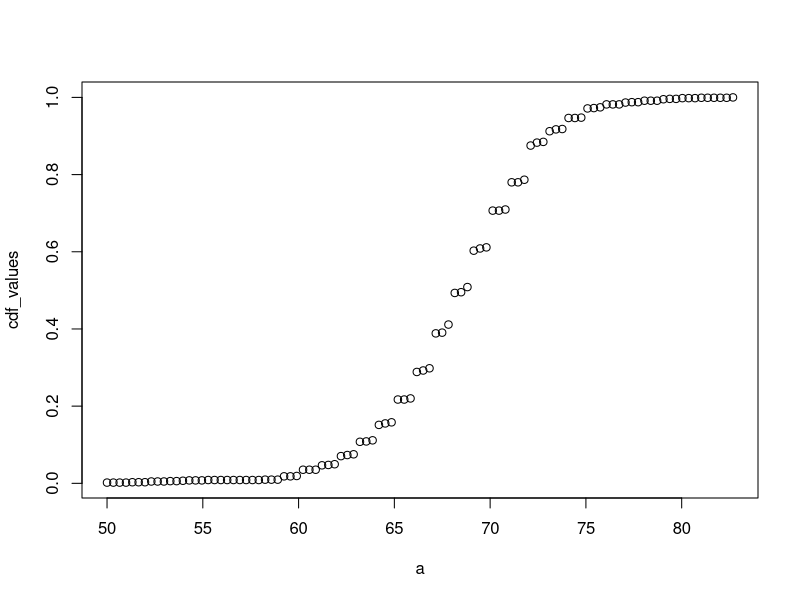
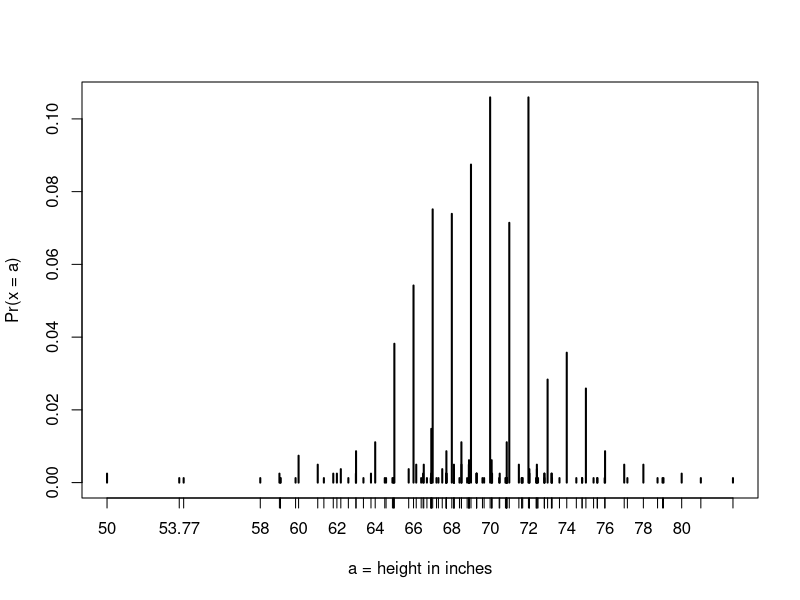
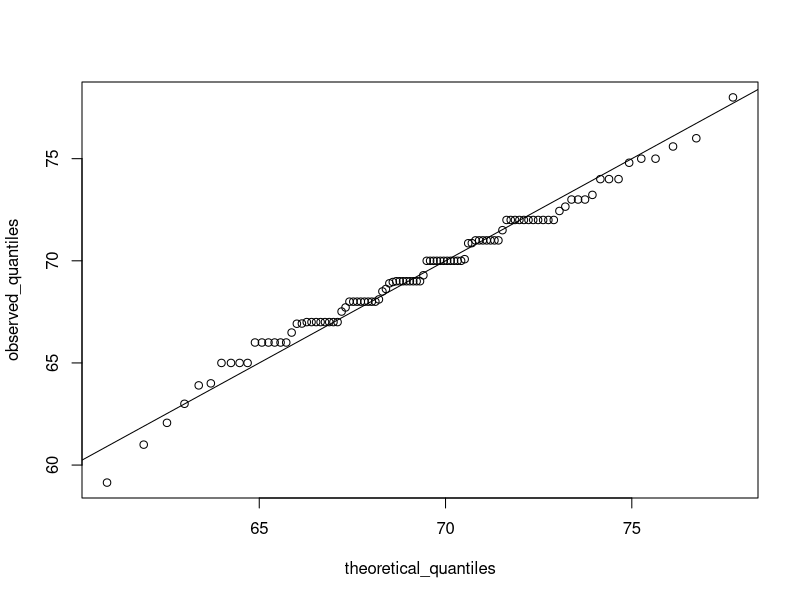

Source code (R) for these figures, in order:
library(dslabs)
library(tidyverse)
data(murders)
#Categorical data: ordinal categorical data(have an inherent order) & non-ordinal categorical data
head(murders)
#Numerical data: continuous variables & discrete variables 

#For categorical variables, the distribution describes the proportions of each category
data(heights)
#Use prop.table() to convert a table of counts to a frequency table
prop.table(table(heights$sex))
#The cumulative distribution function (CDF) is a function that reports the proportion of data below a value a for all values of a: F(a) = Pr(x <= a)

#Define range of values spanning the dataset
a <- seq(min(heights$height), max(heights$height), length = 100)
#Computes prob. for a single value
cdf_function <- function(x) {
  mean(heights$height <= x)
}
cdf_values <- sapply(a, cdf_function)
plot(a, cdf_values)

#The smoothing function makes estimates of the true continuous trend of the data given the available sample of data points
#The degree of smoothness can be controlled by an argument in the plotting function

#Normal Distribution
#average <- sum(x)/length(x)
#SD <- sqrt(sum((x - average)^2)/length(x))

index <- heights$sex == "Male"
x <- heights$height[index]
#Built-in mean and sd functions
average <- mean(x)
SD <- sd(x)
c(average = average, SD = SD)
#Calculate standard units
z <- scale(x)
#Calculate proportion of values within 2 SD of mean
mean(abs(z) < 2)

#Given male heights y
y <- heights %>% filter(sex == "Male") %>% pull(height)
#The normal distribution has a mathematically defined CDF which can be computed in R with the function pnorm()
1 - pnorm(70.5, mean(y), sd(y))
#Plot distribution of exact heights in data
plot(prop.table(table(y)), xlab = "a = height in inches", ylab = "Pr(x = a)")
#Probabilities in actual data over length 1 ranges containing an integer
mean(y <= 68.5) - mean(y <= 67.5)
#Probabilities in normal approximation match well
pnorm(68.5, mean(y), sd(y)) - pnorm(67.5, mean(y), sd(y))
#Probabilities in actual data over other ranges don't match normal approx as well(discretization)
mean(y <= 70.9) - mean(y <= 70.1)
pnorm(70.9, mean(y), sd(y)) - pnorm(70.1, mean(y), sd(y))

#Quantiles are cutoff points that divide a dataset into intervals with set probabilities
#The qth quantile is the value at which q% of the observations are equal to or less than that value
p <- seq(0.01,0.99,0.01)
#Percentiles are the quantiles that divide a dataset into 100 intervals each with 1% probability
percentiles <- quantile(heights$height,p)
#Quartiles divide a dataset into 4 parts each with 25% probability
percentiles[names(percentiles) == "25%"]
percentiles[names(percentiles) == "75%"]
#The summary() function returns the minimum, quartiles and maximum of a vector
summary(heights$height)

#The qnorm() function gives the theoretical value of a quantile with probability p of observing a value equal to or less than that quantile value given a normal distribution with mean mu and standard deviation sigma
#qnorm(p,mu,sigma)
#use qnorm() to determine the theoretical quantiles of a dataset
theoretical_quantiles <- qnorm(p,mean = mean(y),sd= sd(y))

mean(y <= 69.5)
#Quantile-quantile plots, or QQ-plots, are used to check whether distributions are well-approximated by a normal distribution
observed_quantiles <- quantile(y,p)
#Make Q-Q plot
plot(theoretical_quantiles, observed_quantiles)
abline(0,1)
#Percentiles are the quantiles obtained when defining p as 0.01, 0.02, ..., 0.99
#Five-number summary: range (ignoring outliers) and the quartiles (25th, 50th, 75th percentile)
#In a boxplot, the box is defined by the 25th and 75th percentiles and the median is a horizontal line through the box
